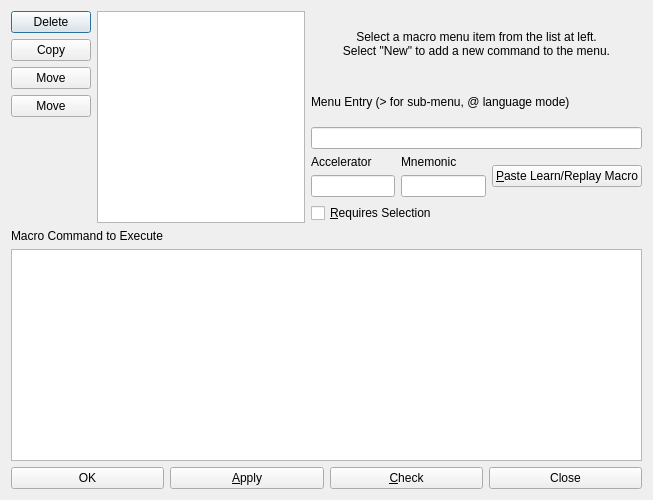
<?xml version="1.0" encoding="UTF-8"?>
<ui version="4.0">
 <class>DialogMacroCommands</class>
 <widget class="QDialog" name="DialogMacroCommands">
  <property name="geometry">
   <rect>
    <x>0</x>
    <y>0</y>
    <width>653</width>
    <height>500</height>
   </rect>
  </property>
  <property name="windowTitle">
   <string>Macro Commands</string>
  </property>
  <layout class="QVBoxLayout" name="verticalLayout_6">
   <item>
    <layout class="QHBoxLayout" name="horizontalLayout_3">
     <item>
      <layout class="QHBoxLayout" name="horizontalLayout">
       <item>
        <layout class="QVBoxLayout" name="verticalLayout">
         <item>
          <widget class="QPushButton" name="buttonDelete">
           <property name="text">
            <string>Delete</string>
           </property>
           <property name="icon">
            <iconset theme="edit-delete">
             <normaloff/>
            </iconset>
           </property>
          </widget>
         </item>
         <item>
          <widget class="QPushButton" name="buttonCopy">
           <property name="text">
            <string>Copy</string>
           </property>
           <property name="icon">
            <iconset theme="edit-copy">
             <normaloff/>
            </iconset>
           </property>
          </widget>
         </item>
         <item>
          <widget class="QPushButton" name="buttonUp">
           <property name="text">
            <string>Move</string>
           </property>
           <property name="icon">
            <iconset theme="go-up">
             <normaloff/>
            </iconset>
           </property>
          </widget>
         </item>
         <item>
          <widget class="QPushButton" name="buttonDown">
           <property name="text">
            <string>Move</string>
           </property>
           <property name="icon">
            <iconset theme="go-down">
             <normaloff/>
            </iconset>
           </property>
          </widget>
         </item>
         <item>
          <spacer name="verticalSpacer">
           <property name="orientation">
            <enum>Qt::Vertical</enum>
           </property>
           <property name="sizeHint" stdset="0">
            <size>
             <width>20</width>
             <height>40</height>
            </size>
           </property>
          </spacer>
         </item>
        </layout>
       </item>
       <item>
        <widget class="QListWidget" name="listMacros"/>
       </item>
      </layout>
     </item>
     <item>
      <layout class="QVBoxLayout" name="verticalLayout_5">
       <item>
        <widget class="QLabel" name="label">
         <property name="text">
          <string>Select a macro menu item from the list at left.
Select &quot;New&quot; to add a new command to the menu.</string>
         </property>
         <property name="alignment">
          <set>Qt::AlignCenter</set>
         </property>
        </widget>
       </item>
       <item>
        <layout class="QVBoxLayout" name="verticalLayout_2">
         <item>
          <widget class="QLabel" name="label_2">
           <property name="text">
            <string>Menu Entry (&gt; for sub-menu, @ language mode)</string>
           </property>
          </widget>
         </item>
         <item>
          <widget class="QLineEdit" name="editEntry"/>
         </item>
        </layout>
       </item>
       <item>
        <layout class="QHBoxLayout" name="horizontalLayout_2">
         <item>
          <layout class="QVBoxLayout" name="verticalLayout_4">
           <item>
            <widget class="QLabel" name="label_3">
             <property name="text">
              <string>Accelerator</string>
             </property>
            </widget>
           </item>
           <item>
            <widget class="QLineEdit" name="editAccelerator"/>
           </item>
          </layout>
         </item>
         <item>
          <layout class="QVBoxLayout" name="verticalLayout_3">
           <item>
            <widget class="QLabel" name="label_4">
             <property name="text">
              <string>Mnemonic</string>
             </property>
            </widget>
           </item>
           <item>
            <widget class="QLineEdit" name="editMnemonic"/>
           </item>
          </layout>
         </item>
         <item>
          <widget class="QPushButton" name="buttonPasteReplay">
           <property name="text">
            <string>&amp;Paste Learn/Replay Macro</string>
           </property>
          </widget>
         </item>
        </layout>
       </item>
       <item>
        <widget class="QCheckBox" name="checkBox">
         <property name="text">
          <string>&amp;Requires Selection</string>
         </property>
        </widget>
       </item>
      </layout>
     </item>
    </layout>
   </item>
   <item>
    <widget class="QLabel" name="label_5">
     <property name="text">
      <string>Macro Command to Execute</string>
     </property>
    </widget>
   </item>
   <item>
    <widget class="QPlainTextEdit" name="plainTextEdit"/>
   </item>
   <item>
    <layout class="QHBoxLayout" name="horizontalLayout_4">
     <item>
      <widget class="QPushButton" name="buttonOK">
       <property name="text">
        <string>OK</string>
       </property>
       <property name="icon">
        <iconset theme="dialog-ok"/>
       </property>
      </widget>
     </item>
     <item>
      <widget class="QPushButton" name="buttonApply">
       <property name="text">
        <string>&amp;Apply</string>
       </property>
       <property name="icon">
        <iconset theme="dialog-ok-apply"/>
       </property>
      </widget>
     </item>
     <item>
      <widget class="QPushButton" name="buttonCheck">
       <property name="text">
        <string>&amp;Check</string>
       </property>
      </widget>
     </item>
     <item>
      <widget class="QPushButton" name="buttonClose">
       <property name="text">
        <string>Close</string>
       </property>
       <property name="icon">
        <iconset theme="dialog-close"/>
       </property>
      </widget>
     </item>
    </layout>
   </item>
  </layout>
 </widget>
 <resources/>
 <connections/>
</ui>
